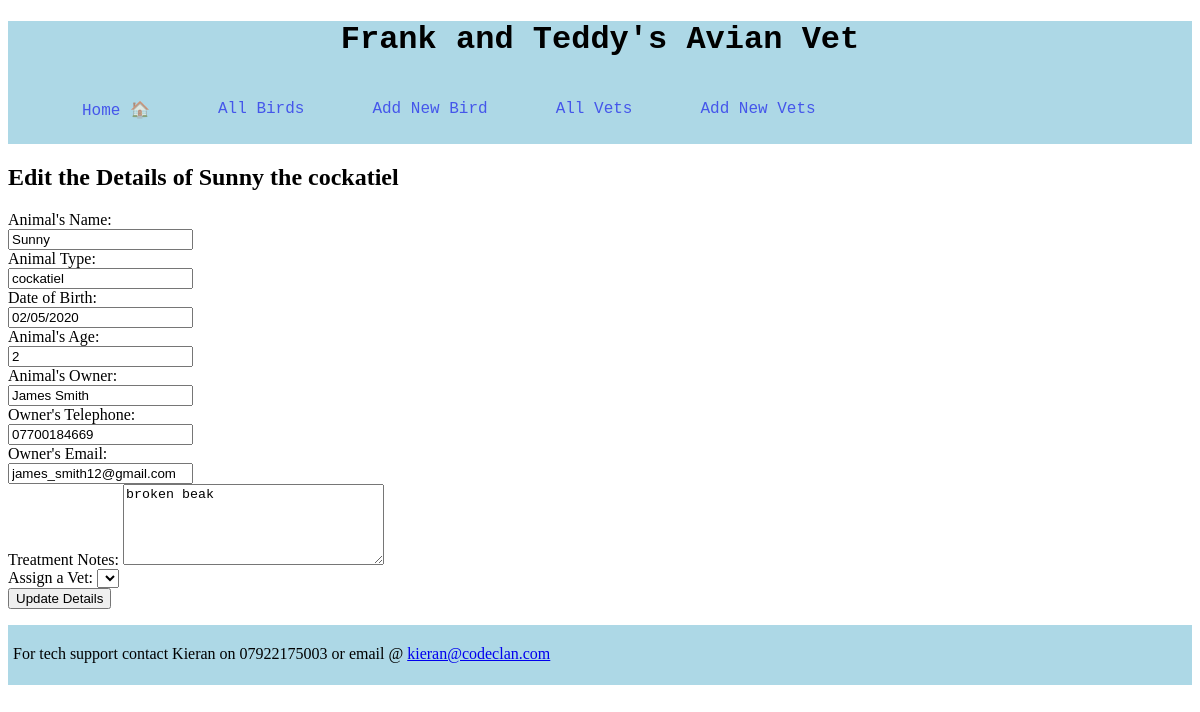
/animals/1/edit, run on the app's committed database.
### tables this page shows
CREATE TABLE animals (
    id INTEGER PRIMARY KEY AUTOINCREMENT,
    name VARCHAR,
    type VARCHAR,
    dob VARCHAR,
    age VARCHAR,
    owner VARCHAR,
    owner_tel VARCHAR,
    owner_email VARCHAR,
    notes TEXT,
    vet_id INTEGER NOT NULL,
        FOREIGN KEY (vet_id) 
         REFERENCES vets (id) ON DELETE CASCADE
);

### controllers/animals_controller.py (the view)
@animals_blueprint.route("/animals/<id>/edit", methods=['GET'])
def edit_animal(id):
    animal = animal_repository.select(id)
    vet = vet_repository.select_all()
    return render_template('/animals/edit.html', animal=animal, vet=vet)

### db/run_sql.py (called while the page is built)
def get_db():
    path = os.path.dirname(os.path.abspath(__file__))
    db = os.path.join(path, "vet_management.db")
    conn = sqlite3.connect(db)
    conn.execute("PRAGMA foreign_keys = 1")
    conn.row_factory = sqlite3.Row
    return conn

def run_sql(sql, values=[]):
    db = get_db()
    cursor = db.cursor()
    cursor.execute(sql, values)
    results = cursor.fetchall()
    db.commit()
    db.close()
    return results

### repositories/animal_repository.py (called while the page is built)
def select(id):
    animal = None
    sql = "SELECT * FROM animals WHERE id = ?"
    values = [id]
    result = run_sql(sql, values)[0]
    if result is not None:
        vet = vet_repository.select(result['vet_id'])
        animal = Animal(result['name'], result['type'], result['dob'], result['age'],
                        result['owner'], result['owner_tel'], result['owner_email'], result['notes'], vet, result['id'])
    return animal

### repositories/vet_repository.py (called while the page is built)
def select_all():
    vets = []
    sql = "SELECT * FROM vets"
    results = run_sql(sql)
    for row in results:
        vet = Vet(row['name'], row['id'])
        vets.append(vet)
    return vets

def select(id):
    vet = None
    sql = "SELECT * FROM vets WHERE id = ?"
    values = [id]
    result = run_sql(sql, values)[0]
    if result is not None:
        vet = Vet(result['name'], result['id'])
    return vet

### templates/animals/edit.html (shortened to what this page needs)
{% extends 'base.html' %} {% block content %}
<form class="edit-add" action="/animals/{{animal.id}}" method="POST">
    <div>
        <label><h2>Edit the Details of {{animal.name}} the {{animal.type}}</h2></label>
    </div>
    <div>
        <label for="name">Animal's Name:</label><br>
        <input type="text" id="name" name="name" value="{{animal.name}}"><br>
    </div>
    <div>
        <label for="type">Animal Type:</label><br>
        <input type="text" id="type" name="type" value="{{animal.type}}"><br>
    </div>
    <div>
        <label for="dob">Date of Birth:</label><br>
        <input type="text" id="dob" name="dob" value="{{animal.dob}}"><br>
    </div>
    <div>
        <label for="age">Animal's Age:</label><br>
        <input type="text" id="age" name="age" value="{{animal.age}}"><br>
    </div>
    <div>
        <label for="owner">Animal's Owner:</label><br>
        <input type="text" id="owner" name="owner" value="{{animal.owner}}"><br>
    </div>
    <div>
        <label for="owner_tel">Owner's Telephone:</label><br>
        <input type="text" id="owner_tel" name="owner_tel" value="{{animal.owner_tel}}"><br>
    </div>
    <div>
        <label for="owner_email">Owner's Email:</label><br>
        <input type="text" id="owner_email" name="owner_email" value="{{animal.owner_email}}"><br>
    </div>
    <div>
        <label for="notes">Treatment Notes:</label>
        <textarea name="notes" id="notes" cols="30" rows="5">{{animal.notes}}</textarea></br>
    </div>
    <div class="assign_vet_edit">
        <label for="vet_id">Assign a Vet:</label>
        <select id="vet" name="vet_id" size="1">
        </select>
    </div>
</div>
    <button type="submit">Update Details</button>
{% endblock %}

### data on the page
animals: name "Sunny", type "cockatiel", dob "02/05/2020", age "2", owner "James Smith", owner_tel "07700184669", owner_email "james_smith12@gmail.com", notes "broken beak"
